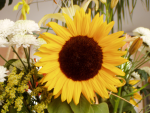
#> input picture courses/apcsp/datasets/sunflower.png, 150 x 113 px, found by its file name
$ jupyter execute --allow-errors image_processing_lect_lab.ipynb
#> lines starting #> are read from the running program, lines starting #| are printed output that depends on the picture; long printed decimals are rounded
<a href="https://colab.research.google.com/github/LongBaoNguyen/longbaonguyen.github.io/blob/master/courses/apcsp/image_processing/image_processing_lab/image_processing_lect_lab.ipynb" target="_blank">

</a>

# Images and Their Pixels Lab

[cell 1]
# run this to import numpy and matplotlib
import numpy as np
import matplotlib.pyplot as plt

#### Create a numpy array representing an RGB image shown below. The dimensions are 100 pixels by 100 pixels. Hint: Use np.zeros(shape_tuple, dtype="uint8").

#### You'll need to use slicing to initialize your array. For example: array[: ,: ,0] = 255 would set the Red component of all pixels to its maximum value of 255.

#### Then use the following code to plot this image.

```python
plt.imshow(my_image)
plt.axis('off')
plt.show()

```

[cell 2]
image = np.zeros((100, 100, 3), dtype="uint8")
image[25:75, :, 1] = 255
image[:, 25:75, 0] = 255
plt.imshow(image)
plt.show()
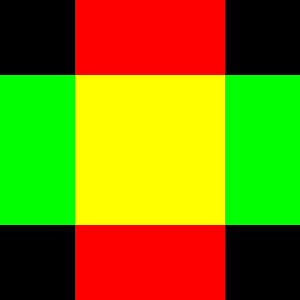
#> shown: shape (100, 100, 3) (shown 3 times larger); mean R, G, B 127.5, 127.5, 0

Run the cell below to read the image from the class website.

Then use the code below to plot this image.

```python
plt.imshow(my_image)
plt.axis('off')
plt.show()
```

[cell 3]
# Run this cell

from PIL import Image
import requests
from io import BytesIO

url = "https://raw.githubusercontent.com/LongBaoNguyen/longbaonguyen.github.io/master/courses/apcsp/datasets/sunflower.png"
response = requests.get(url)
img = Image.open(BytesIO(response.content)).convert("RGB")
#> img is the input picture: PIL image 150x113 RGB; mean R, G, B 164.2, 135.8, 63.8
img = np.asarray(img).astype(np.float32) / 255.0  # shape: (H, W)
#> img: shape (113, 150, 3) float32

[cell 4]
plt.imshow(img)
plt.show()

#### What is the width and height of the image? The type of data? (img.dtype).

[cell 5]
print(img.shape)
#| (113, 150, 3)
print(img.dtype)
#| float32

#### Print out any pixel. Note that the pixel values are 32-bit floats in the range [0.0, 1.0].

[cell 6]
print(img[30, 10, :])
#| [0.9176 0.8863  0.7922 ]

#### Estimate the location of a yellow petal pixel and print out its RGB components. You should see high red(close to 1.0) and green and low blue(close to 0.0).

#### Use slicing to create a new img(numpy array) consists of the top left quarter of the image. Display this new image.

[cell 7]
new_image = img[:55, :75, :]
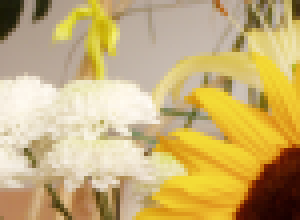
#> new_image: shape (55, 75, 3) float32 (shown 4 times larger); mean R, G, B 0.785, 0.689, 0.464
plt.imshow(new_image)
plt.show()

#### Use slicing to crop out only the sunflower, removing all of the background. Try to get as close as possible. Display the new image.

#### Use the average method to convert the sunflower to grayscale. When display the image, use the keyword argument cmap="gray" in imshow() to specify the grayscale colormap.

[cell 8]
red = img[:, :, 0]
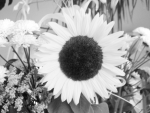
#> red: shape (113, 150) float32; min 0.0392, max 1, mean 0.644
green = img[:, :, 1]
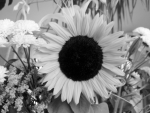
#> green: shape (113, 150) float32; min 0.00392, max 0.996, mean 0.533
blue = img[:, :, 2]
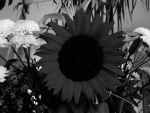
#> blue: shape (113, 150) float32; min 0.00392, max 0.996, mean 0.25
ave = (red + green + blue)/3
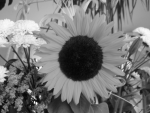
#> ave: shape (113, 150) float32; min 0.0248, max 0.995, mean 0.475
plt.imshow(ave, cmap="gray")
plt.show()

#### Use the luminosity method to create the grayscale image. Then plot it.

[cell 9]
red = img[:, :, 0]
green = img[:, :, 1]
blue = img[:, :, 2]
lum = 0.21*red + 0.72*green + 0.07*blue
plt.imshow(lum, cmap="gray")
plt.show()

$ run again, with courses/apcsp/datasets/sunset.jpg saved as courses/apcsp/datasets/sunflower.png
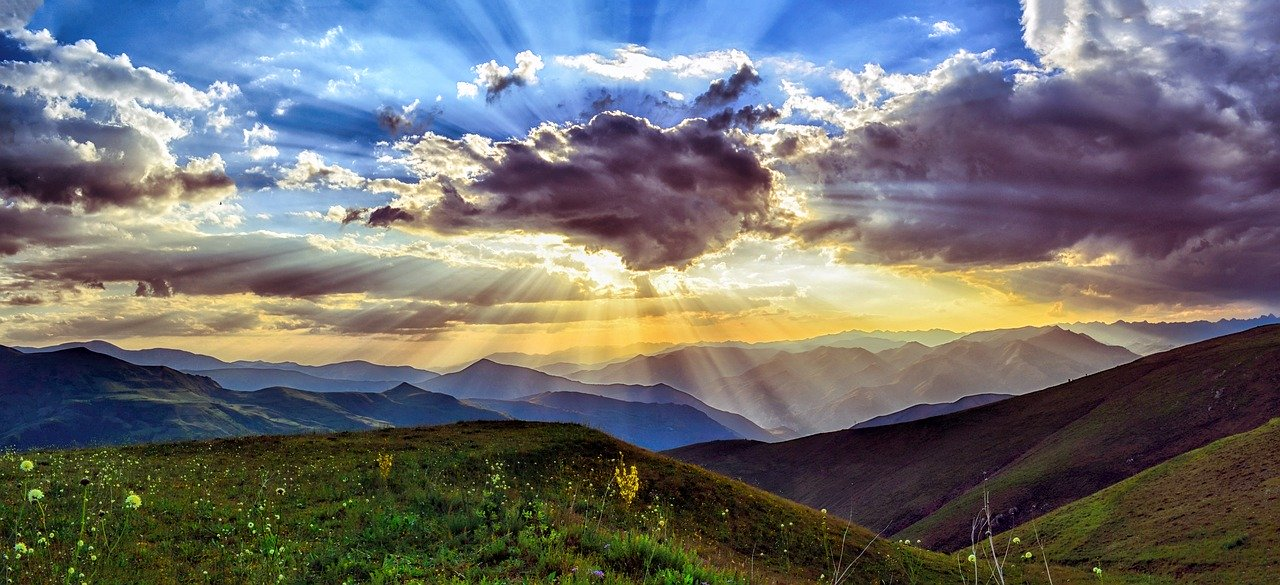
#> input picture courses/apcsp/datasets/sunset.jpg, 1280 x 585 px, found by its file name
#> img is the input picture: PIL image 1280x585 RGB; mean R, G, B 111.2, 110.6, 111.7
#> img: shape (585, 1280, 3) float32
#| (585, 1280, 3)
#| float32
#| [0.3922 0.498 0.6667 ]
#> `blue = img[:, :, 2]`:
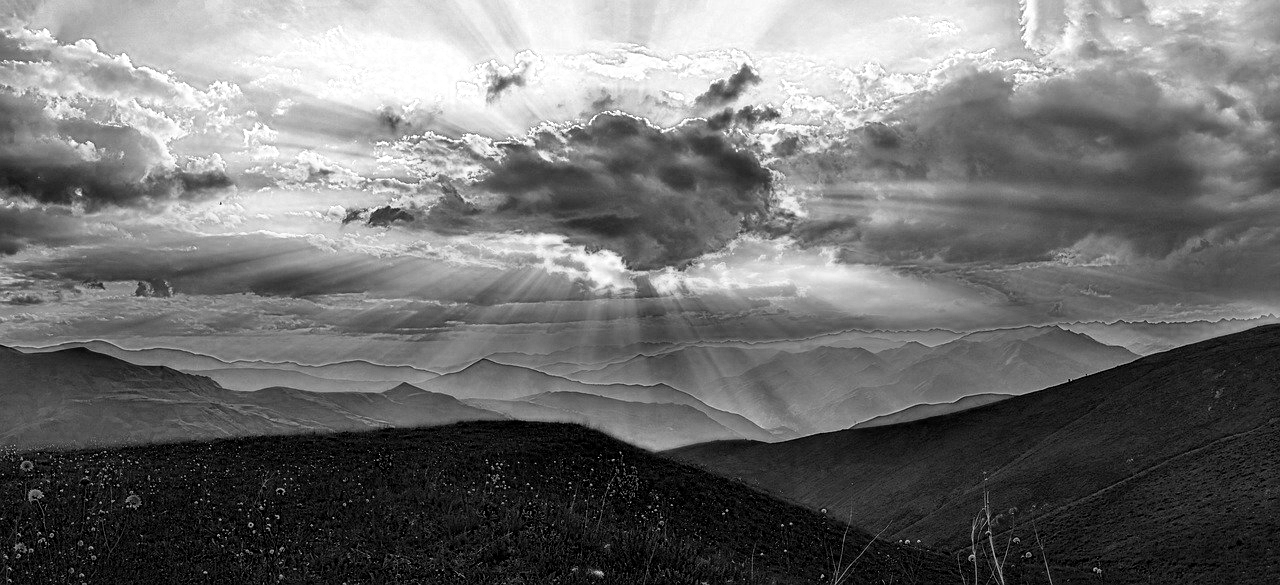
#> blue: shape (585, 1280) float32; min 0, max 1, mean 0.438
#> `ave = (red + green + blue)/3`:
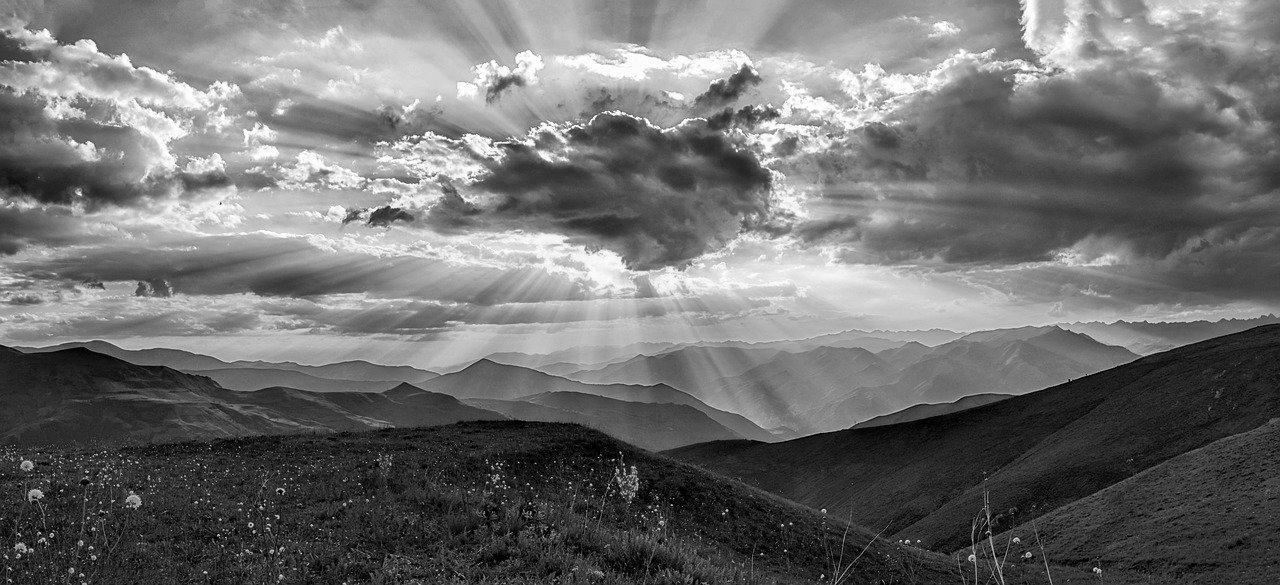
#> ave: shape (585, 1280) float32; min 0, max 1, mean 0.436
